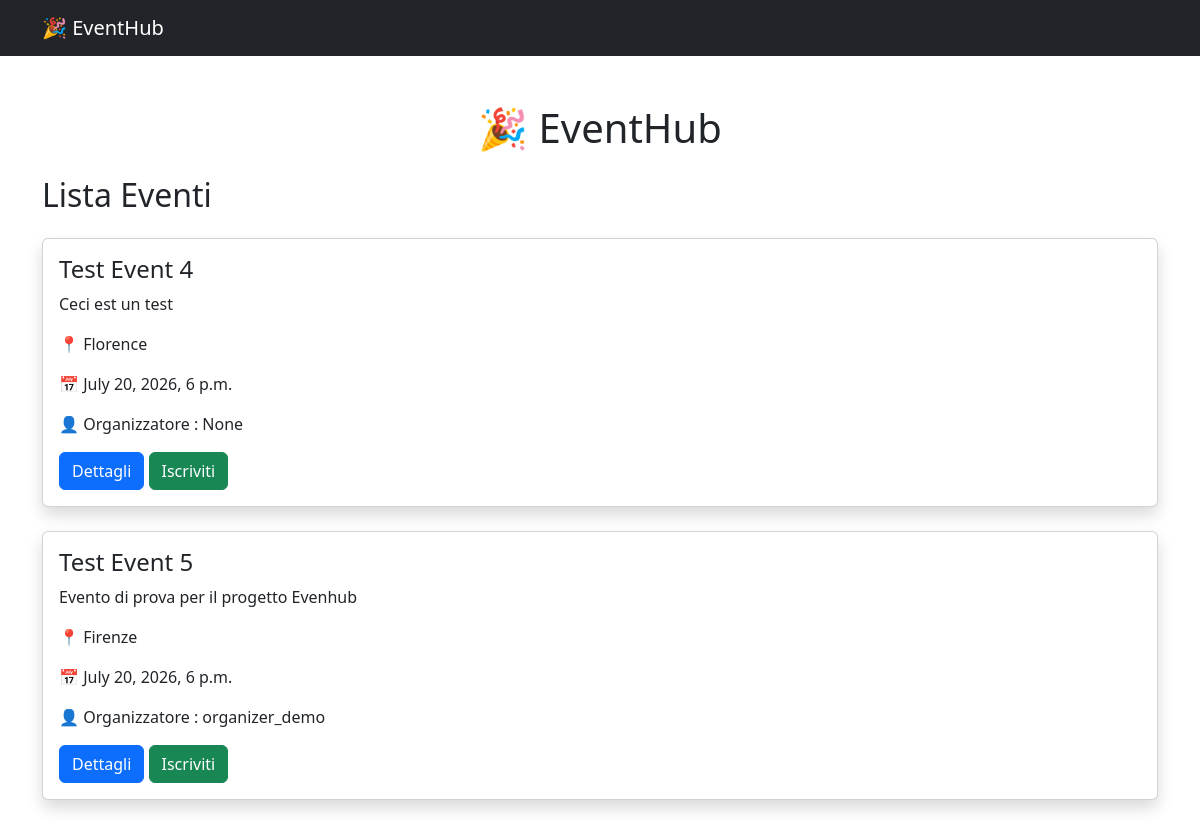
The page / on the database its author committed.
### events/models.py (models this page shows, shortened)
class Event(models.Model):
    organizer = models.ForeignKey(
        User,
        on_delete=models.CASCADE,
        null=True,
        blank=True
    )
    title = models.CharField(max_length=100)
    description = models.TextField()
    date = models.DateTimeField()
    location = models.CharField(max_length=200)

### events/views.py (the view)
class EventListView(ListView):
    model = Event
    template_name = "events/home.html"
    context_object_name = "eventi"

### events/templates/events/home.html (shortened to what this page needs)
<!DOCTYPE html>
<html>
<head>
    <link href="https://cdn.jsdelivr.net/npm/bootstrap@5.3.0/dist/css/bootstrap.min.css"
          rel="stylesheet">
</head>
<body>
<nav class="navbar navbar-dark bg-dark">
    <div class="container">
        <a class="navbar-brand" href="/">
            🎉 EventHub
        </a>
    </div>
</nav>
<div class="container mt-5">
    <h1 class="text-center mb-4">🎉 EventHub</h1>
    <h2 class="mb-4">Lista Eventi</h2>
    {% for evento in eventi %}
    <div class="card mb-4 shadow">
        <div class="card-body">
            <h4 class="card-title">
                {{ evento.title }}
            </h4>
            <p class="card-text">
                {{ evento.description }}
            </p>
            <p>
                📍 {{ evento.location }}
            </p>
            <p>
                📅 {{ evento.date }}
            </p>
            <p>
                👤 Organizzatore :
                {{ evento.organizer }}
            </p>
            <a href="{% url 'dettaglio_evento' evento.id %}"
               class="btn btn-primary">
                Dettagli
            </a>
            <a href="{% url 'registrazione_evento' evento.id %}"
               class="btn btn-success">
                Iscriviti
            </a>
        </div>
    </div>
    {% endfor %}
</div>
</body>
</html>

### rows shown on the page
Event: title "Test Event 4", description "Ceci est un test", location "Florence", date "July 20, 2026, 6 p.m.", organizer "None"
Event: title "Test Event 5", description "Evento di prova per il progetto Evenhub", location "Firenze", date "July 20, 2026, 6 p.m.", organizer "organizer_demo"
